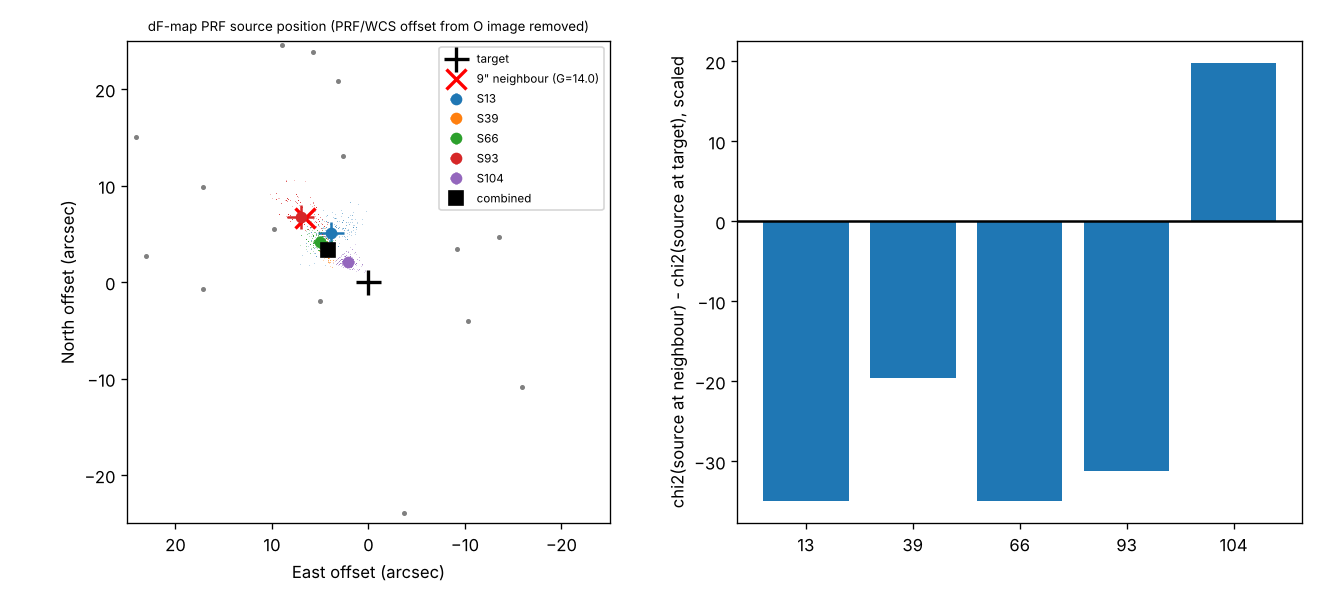

Here is the Python script that generated this plot:
"""PRF localisation of the transit source from the per-pixel flux-drop (dF) maps, with the PRF/WCS zero-point
calibrated on the out-of-transit image of the same frames (cross-check of the pixel_depth.py finding that the
neighbour's PRF fits the dF maps better than the target's).

Per sector (central 11x11 pixels of the TESScut cutout, background subtracted as in pixel_depth.py):
 1. Out-of-transit image O (median of the out-of-transit cadences in the transit windows). Model:
    sum_i f_i PRF(x_i + dx, y_i + dy) + b over Gaia DR3 stars (G < 19.5) inside the region (+2 px margin),
    free fluxes for the 12 brightest, one common scale for the rest, free constant b; (dx, dy) = PRF/WCS offset
    found by non-linear least squares (uniform weights; the fit is dominated by PRF-model errors).
 2. dF map (as pixel_depth.py: joint fit of all transits with per-transit linear baselines). Model:
    A PRF(xs, ys) (+ optional constant); (xs, ys) free. Source offset = (xs - dx, ys - dy) - target position,
    converted to arcsec East/North with the cutout WCS.
 3. Uncertainty: bootstrap over transits (300 resamples of the transit blocks, refitting the dF map and the
    position), plus the formal chi^2 curvature (errors scaled to chi^2_red = 1).
 4. Delta chi^2 of the dF map between the source fixed at the (offset-corrected) target and at the 9" neighbour.
Sectors are combined by inverse-variance weighting in (East, North).
Writes prf_localize.json and prf_localize.png.
"""
import os, json, glob, warnings
os.environ["OMP_NUM_THREADS"] = "1"
import numpy as np
from astropy.io import fits
from astropy.wcs import WCS
from scipy.optimize import minimize
import matplotlib
matplotlib.use("Agg")
import matplotlib.pyplot as plt
import tmodel as tm
from transit_fits import Template
from aperture_depth import gaia, TARGET_ID, NB_ID, RA_T, DEC_T, raw

warnings.filterwarnings("ignore")
HERE = os.path.dirname(os.path.abspath(__file__))
DATA = "/home/user/work/tic87/data"
mc = json.load(open(os.path.join(HERE, "mcmc_free.json")))
th = np.array([mc["params"][n]["med"] for n in ["T0", "P", "k", "b", "rho", "u1", "u2"]])
tmpl = Template(th); T0, P = th[0], th[1]
W, HALF, NBOOT = 0.25, 5, 300


def load_sector(fpath):
    s = int(os.path.basename(fpath).split("-")[1][1:])
    h = fits.open(fpath); d = h[1].data; w = WCS(h[2].header)
    cam, ccd = h[0].header["CAMERA"], h[0].header["CCD"]
    col0, row0 = h[1].header["1CRV4P"] - h[1].header["1CRPX4"], h[1].header["2CRV4P"] - h[1].header["2CRPX4"]
    t = d["TIME"]; flux = d["FLUX"].astype(float); q = d["QUALITY"]
    dumps = np.unique(np.round(np.asarray(raw[s]["TIME"])[(np.asarray(raw[s]["QUALITY"]) & 32) > 0], 3))
    ok = (q == 0) & np.isfinite(t) & np.all(np.isfinite(flux.reshape(len(t), -1)), axis=1)
    ok &= ~((t > 4178.80) & (t < 4179.20))
    if len(dumps):
        ok &= np.min(np.abs(t[:, None] - dumps[None, :]), axis=1) >= 1 / 24
    t, flux = t[ok], flux[ok]
    tx, ty = w.world_to_pixel_values(RA_T, DEC_T)
    med = np.median(flux, axis=0)
    yy, xx = np.mgrid[0:med.shape[0], 0:med.shape[1]]
    far = np.hypot(xx - tx, yy - ty) >= 5
    sky = far & (med < np.percentile(med[far], 35))
    flux = flux - np.median(flux[:, sky], axis=1)[:, None, None]
    E = tm.EXPT[s]
    lab = np.zeros(len(t), int); k = 0
    for i in range(1, len(t)):
        if t[i] - t[i - 1] > 0.5 or np.any((dumps > t[i - 1]) & (dumps <= t[i])):
            k += 1
        lab[i] = k
    blocks = []
    for e in np.arange(np.ceil((t.min() - T0) / P), np.floor((t.max() - T0) / P) + 1).astype(int):
        Tc = T0 + e * P
        m = np.abs(t - Tc) < W
        inn = m & (np.abs(t - Tc) < tmpl.T14 / 2)
        if inn.sum() == 0: continue
        vals, cnt = np.unique(lab[inn], return_counts=True)
        m &= lab == vals[np.argmax(cnt)]
        cov = min(1, np.sum(m & (np.abs(t - Tc) < tmpl.T14 / 2)) * E / 86400 / tmpl.T14)
        pre = np.sum(m & (t < Tc - tmpl.T14 / 2)) * E / 86400; post = np.sum(m & (t > Tc + tmpl.T14 / 2)) * E / 86400
        if cov >= 0.7 and pre >= 0.5 / 24 and post >= 0.5 / 24:
            blocks.append((e, np.where(m)[0], Tc))
    ix, iy = int(np.round(tx)), int(np.round(ty))
    ys, xs = slice(iy - HALF, iy + HALF + 1), slice(ix - HALF, ix + HALF + 1)
    return dict(s=s, t=t, flux=flux, w=w, cam=cam, ccd=ccd, col0=col0, row0=row0, tx=float(tx), ty=float(ty), ix=ix, iy=iy,
                ys=ys, xs=xs, blocks=blocks, E=E, shape=med.shape)


def dF_map(S, blocks):
    t, E = S["t"], S["E"]
    idx = np.concatenate([b[1] for b in blocks]); nb = len(blocks)
    X = np.zeros((len(idx), 2 * nb + 1)); r0 = 0
    oot = []
    for i, (e, ii, Tc) in enumerate(blocks):
        n = len(ii)
        X[r0:r0 + n, 2 * i] = 1; X[r0:r0 + n, 2 * i + 1] = t[ii] - Tc
        X[r0:r0 + n, -1] = -(1 - tmpl(t[ii] - Tc, E)) / tmpl.depth
        oot.append(ii[np.abs(t[ii] - Tc) > tmpl.T14 / 2 + 0.01])
        r0 += n
    Y = S["flux"][idx][:, S["ys"], S["xs"]].reshape(len(idx), -1)
    coef, *_ = np.linalg.lstsq(X, Y, rcond=None)
    R = Y - X @ coef
    sig = np.sqrt(np.sum(R ** 2, axis=0) / (len(idx) - X.shape[1]))
    XtXi = np.linalg.inv(X.T @ X)
    n = 2 * HALF + 1
    O = np.median(S["flux"][np.concatenate(oot)][:, S["ys"], S["xs"]], axis=0)
    return coef[-1].reshape(n, n), (sig * np.sqrt(XtXi[-1, -1])).reshape(n, n), O


class PRFModel:
    def __init__(self, S):
        import PRF
        self.prf = PRF.TESS_PRF(S["cam"], S["ccd"], S["s"], S["col0"] + S["tx"], S["row0"] + S["ty"])
        self.S = S
        stars = gaia[(gaia.phot_g_mean_mag < 19.5)].copy()
        px, py = S["w"].world_to_pixel_values(stars.ra.values, stars.dec.values)
        stars["px"], stars["py"] = px, py
        lo_x, hi_x = S["ix"] - HALF - 2, S["ix"] + HALF + 2; lo_y, hi_y = S["iy"] - HALF - 2, S["iy"] + HALF + 2
        self.stars = stars[(stars.px > lo_x) & (stars.px < hi_x) & (stars.py > lo_y) & (stars.py < hi_y)].sort_values("Tmag").reset_index(drop=True)

    def img(self, x, y):
        im = self.prf.locate(float(x), float(y), self.S["shape"])
        return im[self.S["ys"], self.S["xs"]]

    def fit_direct(self, O, nfree=12):
        st = self.stars
        def design(dx, dy):
            cols = []
            rest = np.zeros(O.shape)
            for i, r in st.iterrows():
                im = self.img(r.px + dx, r.py + dy)
                if i < nfree:
                    cols.append(im.ravel())
                else:
                    rest += im * 10 ** (-0.4 * (r.Tmag - 10))
            cols.append(rest.ravel()); cols.append(np.ones(O.size))
            return np.array(cols).T
        def chi(p):
            X = design(*p)
            c, *_ = np.linalg.lstsq(X, O.ravel(), rcond=None)
            return np.sum((O.ravel() - X @ c) ** 2)
        best = None
        for dx0 in np.arange(-0.6, 0.61, 0.2):
            for dy0 in np.arange(-0.6, 0.61, 0.2):
                v = chi((dx0, dy0))
                if best is None or v < best[0]:
                    best = (v, dx0, dy0)
        x0 = np.array([best[1], best[2]])
        simplex = np.array([x0, x0 + [0.05, 0.0], x0 + [0.0, 0.05]])
        r = minimize(chi, x0, method="Nelder-Mead", options=dict(xatol=1e-4, fatol=1e-3, initial_simplex=simplex))
        X = design(*r.x); c, *_ = np.linalg.lstsq(X, O.ravel(), rcond=None)
        resid = O.ravel() - X @ c
        return dict(dx=float(r.x[0]), dy=float(r.x[1]), rms_frac=float(np.std(resid) / O.max()), flux_target=float(c[0]),
                    nstars=int(len(st)), fluxes=c[:min(nfree, len(st))].tolist(), ids=st.source_id.values[:nfree].tolist(),
                    tmag=st.Tmag.values[:nfree].tolist())

    def fit_source(self, dF, edF, x0, y0, const=False):
        wgt = 1 / edF.ravel() ** 2
        def lin(x, y):
            m = self.img(x, y).ravel()
            X = np.vstack([m] + ([np.ones_like(m)] if const else [])).T
            Xw = X * wgt[:, None]
            c = np.linalg.solve(X.T @ Xw, Xw.T @ dF.ravel())
            return c, np.sum((dF.ravel() - X @ c) ** 2 * wgt)
        f = lambda p: lin(*p)[1]
        r = minimize(f, [x0, y0], method="Nelder-Mead", options=dict(xatol=1e-4, fatol=1e-5))
        c, chi2 = lin(*r.x)
        return float(r.x[0]), float(r.x[1]), float(c[0]), float(chi2), lin


def to_EN(w, x, y, x0, y0):
    """pixel offset -> arcsec East/North at (x0, y0)."""
    ra0, dec0 = w.pixel_to_world_values(x0, y0); ra, dec = w.pixel_to_world_values(x, y)
    return float((ra - ra0) * np.cos(np.radians(dec0)) * 3600), float((dec - dec0) * 3600)


def main():
    res = dict(sectors={})
    files = sorted(glob.glob(f"{DATA}/tesscut/*.fits"))
    nbr = gaia[gaia.source_id == NB_ID].iloc[0]
    tgt = gaia[gaia.source_id == TARGET_ID].iloc[0]
    rng = np.random.default_rng(11)
    fig, axes = plt.subplots(1, 2, figsize=(11, 5))
    allE = []
    for fpath in files:
        S = load_sector(fpath)
        M = PRFModel(S)
        dF, edF, O = dF_map(S, S["blocks"])
        dirf = M.fit_direct(O)
        dx, dy = dirf["dx"], dirf["dy"]
        # positions in stamp coordinates (relative to the 11x11 region origin handled inside img via full-frame coords)
        xt, yt = S["w"].world_to_pixel_values(tgt.ra, tgt.dec); xn, yn = S["w"].world_to_pixel_values(nbr.ra, nbr.dec)
        xs, ys_, A, chi2, lin = M.fit_source(dF, edF, float(xt) + dx, float(yt) + dy)
        _, chi_t = lin(float(xt) + dx, float(yt) + dy)
        _, chi_n = lin(float(xn) + dx, float(yn) + dy)
        _, chi_t0 = lin(float(xt), float(yt))
        _, chi_n0 = lin(float(xn), float(yn))
        # with free constant
        xs_c, ys_c, A_c, chi2_c, _ = M.fit_source(dF, edF, float(xt) + dx, float(yt) + dy, const=True)
        red = chi2 / (dF.size - 3)
        # bootstrap
        bx, by = [], []
        nb = len(S["blocks"])
        for b in range(NBOOT):
            pick = [S["blocks"][i] for i in rng.integers(0, nb, nb)]
            # unique epochs required for design-matrix independence: re-label duplicated blocks is fine (separate columns)
            d2, e2, _ = dF_map(S, pick)
            x2, y2, _, _, _ = M.fit_source(d2, e2, xs, ys_)
            bx.append(x2); by.append(y2)
        bx, by = np.array(bx), np.array(by)
        off_px = (xs - dx - float(xt), ys_ - dy - float(yt))
        offE, offN = to_EN(S["w"], xs - dx, ys_ - dy, float(xt), float(yt))
        bE, bN = zip(*[to_EN(S["w"], x - dx, y - dy, float(xt), float(yt)) for x, y in zip(bx, by)])
        bE, bN = np.array(bE), np.array(bN)
        sE, sN = float(np.std(bE)), float(np.std(bN))
        nE, nN = to_EN(S["w"], float(xn), float(yn), float(xt), float(yt))
        sres = dict(n_transits=nb, direct_fit=dirf, source_px=[xs, ys_], offset_px_corrected=list(map(float, off_px)),
                    offset_E_arcsec=offE, offset_N_arcsec=offN, err_E_arcsec_boot=sE, err_N_arcsec_boot=sN,
                    offset_E_arcsec_with_const=to_EN(S["w"], xs_c - dx, ys_c - dy, float(xt), float(yt))[0],
                    offset_N_arcsec_with_const=to_EN(S["w"], xs_c - dx, ys_c - dy, float(xt), float(yt))[1],
                    neighbour_E_N_arcsec=[nE, nN], chi2_free=chi2, chi2_red=red, npix=int(dF.size),
                    chi2_at_target_corr=float(chi_t), chi2_at_neighbour_corr=float(chi_n),
                    chi2_at_target_uncorr=float(chi_t0), chi2_at_neighbour_uncorr=float(chi_n0),
                    dchi2_neighbour_minus_target_corr_scaled=float((chi_n - chi_t) / red),
                    dchi2_neighbour_minus_target_uncorr_scaled=float((chi_n0 - chi_t0) / red),
                    dist_from_target_arcsec=float(np.hypot(offE, offN)),
                    dist_from_neighbour_arcsec=float(np.hypot(offE - nE, offN - nN)))
        res["sectors"][S["s"]] = sres
        allE.append((offE, offN, sE, sN, nE, nN))
        print(S["s"], "PRF/WCS offset (%.3f, %.3f) px" % (dx, dy), "source offset E %.2f +- %.2f N %.2f +- %.2f arcsec" % (offE, sE, offN, sN),
              "neighbour at (%.1f, %.1f)" % (nE, nN), "chi2_red %.2f" % red,
              "dchi2(nb - tgt) corr %.1f uncorr %.1f" % (sres["dchi2_neighbour_minus_target_corr_scaled"], sres["dchi2_neighbour_minus_target_uncorr_scaled"]), flush=True)
        c = {13: "C0", 39: "C1", 66: "C2", 93: "C3", 104: "C4"}[S["s"]]
        axes[0].errorbar(offE, offN, xerr=sE, yerr=sN, fmt="o", color=c, label=f"S{S['s']}")
        axes[0].plot(bE, bN, ",", color=c, alpha=0.3)
    A = np.array(allE)
    wE, wN = 1 / A[:, 2] ** 2, 1 / A[:, 3] ** 2
    mE, mN = np.sum(A[:, 0] * wE) / wE.sum(), np.sum(A[:, 1] * wN) / wN.sum()
    eE, eN = 1 / np.sqrt(wE.sum()), 1 / np.sqrt(wN.sum())
    chiE = float(np.sum((A[:, 0] - mE) ** 2 * wE)); chiN = float(np.sum((A[:, 1] - mN) ** 2 * wN))
    nE, nN = A[0, 4], A[0, 5]
    res["combined"] = dict(E=float(mE), E_err=float(eE), N=float(mN), N_err=float(eN), chi2_scatter_E=chiE, chi2_scatter_N=chiN, dof=len(A) - 1,
                           dist_target_arcsec=float(np.hypot(mE, mN)), sigma_from_target=float(np.hypot(mE / eE, mN / eN)),
                           sigma_from_neighbour=float(np.hypot((mE - nE) / eE, (mN - nN) / eN)), neighbour_E_N=[float(nE), float(nN)])
    # inflate if the sectors scatter more than their errors
    infl = max(1.0, np.sqrt((chiE + chiN) / (2 * (len(A) - 1))))
    res["combined"]["scatter_inflation"] = float(infl)
    res["combined"]["sigma_from_target_infl"] = float(res["combined"]["sigma_from_target"] / infl)
    res["combined"]["sigma_from_neighbour_infl"] = float(res["combined"]["sigma_from_neighbour"] / infl)
    print(res["combined"])
    json.dump(res, open(os.path.join(HERE, "prf_localize.json"), "w"), indent=1)
    ax = axes[0]
    ax.errorbar(mE, mN, xerr=eE * infl, yerr=eN * infl, fmt="s", color="k", ms=8, label="combined")
    ax.plot(0, 0, "k+", ms=15, mew=2, label="target")
    ax.plot(nE, nN, "rx", ms=12, mew=2, label='9" neighbour (G=14.0)')
    for r in gaia[(gaia.sep < 30) & (gaia.phot_g_mean_mag < 19)].itertuples():
        if r.source_id in (TARGET_ID, NB_ID): continue
        e_ = (r.ra - tgt.ra) * np.cos(np.radians(tgt.dec)) * 3600; n_ = (r.dec - tgt.dec) * 3600
        ax.plot(e_, n_, ".", color="0.5", ms=4)
    ax.set_xlim(25, -25); ax.set_ylim(-25, 25); ax.set_aspect("equal"); ax.set_xlabel("East offset (arcsec)"); ax.set_ylabel("North offset (arcsec)")
    ax.legend(fontsize=7); ax.set_title("dF-map PRF source position (PRF/WCS offset from O image removed)", fontsize=8)
    ax = axes[1]
    for s, v in res["sectors"].items():
        ax.bar(str(s), v["dchi2_neighbour_minus_target_corr_scaled"], color="C0")
    ax.axhline(0, color="k"); ax.set_ylabel("chi2(source at neighbour) - chi2(source at target), scaled")
    fig.tight_layout(); fig.savefig(os.path.join(HERE, "prf_localize.png"), dpi=120)


if __name__ == "__main__":
    main()
